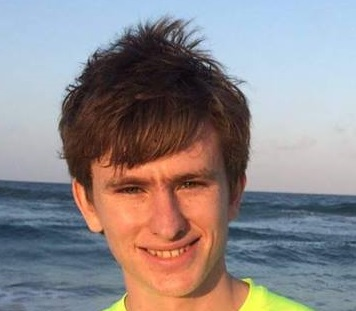
#> input picture assets/images/marno.jpg, 356 x 311 px
$ python -i color_manager.py   (imports and definitions only)
#> lines starting #> are read from the running program, lines starting #| are printed output that depends on the picture
#> further down, picture is the input picture: shape (311, 356, 3); mean B, G, R 137, 135.1, 142.3
import cv2
import numpy as np


class ColorManager:
    """
    The Color manager is responsible for applying several color management techniques
    to image passed.
    """
    def __init__(self):
        """
        Initialise the Colour Manager
        """
        print("Initialise Color Manager")

    # [11 lines left out: function histEqualisation, not called in this run]

    def extractChannel(self, image, image_channel="green"):
        """
        This function extracts a selected color channel from an image.
        Author(s):
            Stephan Nell
        Args:
            image (:obj:'OpenCV image'): Image to which image channel should be removed
            str: Color that should be removed valid color red, green, blue
        Returns:
            obj:'OpenCV image': A copy of the image passed but with a color channel removed
        Todo:
            Add additional checks for invalid color name
        """
#> called with image_channel = 'green'
        (B, G, R) = cv2.split(image)
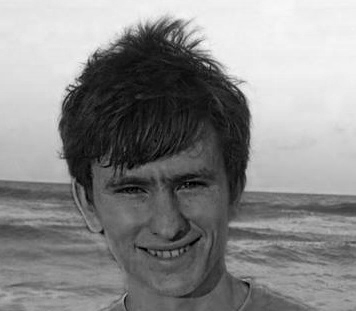
#> B: shape (311, 356); min 0, max 253, mean 137
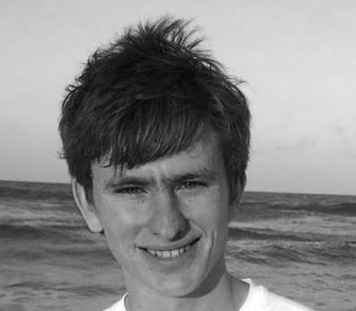
#> G: shape (311, 356); min 1, max 255, mean 135.1
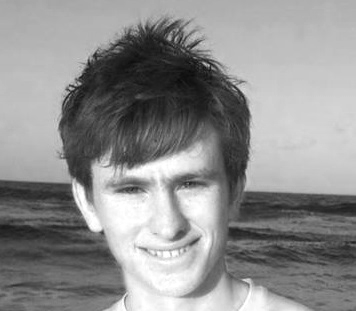
#> R: shape (311, 356); min 10, max 255, mean 142.3
        zeros = np.zeros(image.shape[:2], dtype="uint8")

        if image_channel == "green":
            return cv2.merge([B, zeros, R])
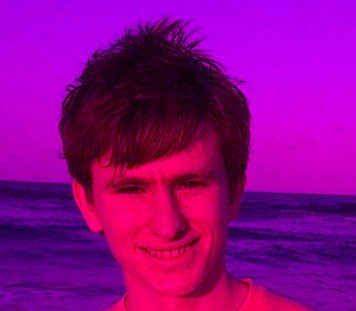
#> returned value: shape (311, 356, 3); mean of channels 0, 1, 2 137, 0, 142.3; drawn as B, G, R
        elif image_channel == "blue":
            return cv2.merge([zeros, G, R])
        else:
            return cv2.merge([B, G, zeros])

    # [36 lines left out: functions blackHat, topHat, not called in this run]

>>> import cv2
>>> picture = cv2.imread('../../../../../assets/images/marno.jpg')
>>> result = ColorManager().extractChannel(picture)
